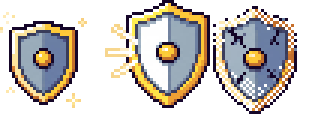
#> input picture assets/efeitos/escudo_3f.png, 105 x 38 px, given in place of escudo_3f.jpg, which was not available (shown 3 times larger)
$ python escudo.py assets/efeitos/escudo_3f.png
#> lines starting #> are read from the running program, lines starting #| are printed output that depends on the picture; after the words box and inside, x2 and y2 are one past the last pixel; in counts of white or black regions, pixels touching at a corner belong together
### preparar_assets.py
"""Prepara os assets de "As Crônicas de Lua" a partir das imagens brutas (fundo branco).

Para cada imagem:
  1. tira o fundo branco por preenchimento a partir das bordas (o branco de dentro
     do personagem, como olhos e brilhos, fica);
  2. separa cada figura (componentes conectados);
  3. detecta o tamanho do "pixel" da arte e reamostra no grid nativo, 1 pixel da
     arte = 1 pixel do PNG (o mod amplia 2x/3x sem suavizar);
  4. reduz as cores para uma paleta por folha, limpando o ruído do JPEG;
  5. salva PNGs transparentes em ./assets e uma folha de prévia.

Uso: python preparar_assets.py
"""
from pathlib import Path
import json
import sys
import numpy as np
from PIL import Image
from scipy import ndimage as nd

RAIZ = Path(__file__).parent
BRUTOS = RAIZ / "assets-brutos"
SAIDA = RAIZ / "assets"

# Cada folha: arquivo bruto, nº de cores da paleta e as peças a extrair.
# Peças são escolhidas pelo centro aproximado (x, y) na imagem bruta.
FOLHAS = {
    "lua": {
        "arquivo": "lua_turnaround.jpg",
        "cores": 32,
        "limpar_halo": True,
        "limpar_pes": True,
        "pixel": 7.95,        # medido nas 5 vistas; fixo para nenhuma vista desandar
        "pecas": {
            "lua/lua_frente.png": (230, 650),
            "lua/lua_lado.png": (660, 650),
            "lua/lua_costas.png": (1090, 650),
            "lua/lua_frente_grande.png": (330, 1500),
            "lua/lua_costas_grande.png": (990, 1500),
        },
    },
    "ui": {
        "arquivo": "ui_level_barras.jpg",
        "cores": 32,
        "pecas": {
            "ui/nivel_estrela_lv.png": (730, 300),
            "ui/nivel_estrela.png": (1260, 300),
            # a moldura vazia vira a base das molduras de nível; "1" e "99" ficam
            # só como referência do estilo dos dígitos
            "_moldura_nivel": (650, 750),
            "_moldura_1": (1000, 750),
            "_moldura_99": (1350, 750),
            # "_" = só referência, não é salva: dela sai apenas a gema
            "_barra_cheia": (1000, 1120),
            "ui/barra_trilho.png": (1000, 1340),
        },
    },
}


# Chefões: uma folha de turnaround cada, vistas encontradas automaticamente.
CHEFOES = {
    # vespera_v4.jpeg (25/11/2026, 3ª rodada): no pixel da Lua, sem teia (as teias
    # da luta saem de teia_vespera.py --luta)
    "vespera": "vespera_v4.jpeg",
    "dama_penumbra": "dama_penumbra.jpg",
    # golem_obsidiana_v5.jpeg (25/11/2026, 3ª rodada): no pixel da Lua (5,73 px no
    # bruto); o v2..v4 vieram com o pixel 2x
    "golem_obsidiana": "golem_obsidiana_v5.jpeg",
    "leviata": "leviata.jpg",
    "ignis": "ignis.jpg",
    "relojoeiro": "relojoeiro_v4.jpeg",  # v4 (25/11/2026): no tamanho de pixel da Lua, sem ampliar
    "sir_solis": "sir_solis.jpg",
    "rei_espelho": "rei_espelho.jpg",
    "nebula": "nebula_v2.jpeg",  # v2 (25/11/2026): mais detalhe, no pixel da Lua, sem ampliar
    "malakor": "malakor_v3.jpeg",  # v3 (25/11/2026): fundo escuro, já no porte final
}
# Ampliação de pixel art (Scale2x/Scale3x) por chefão, para o porte combinar com
# a história. 1 = tamanho nativo. A Lua tem 84 px.
AMPLIAR = {
    # mesmo porte da Lua (tamanho nativo): sir_solis (rival), rei_espelho (cópia
    # da Lua), dama_penumbra (feiticeira humana)
    # relojoeiro: 1 (o v4 já vem no porte final; o v3 era 41 -> 123 px com "vizinho")
    "ignis": 2,            # 56 -> 112 px: ave gigante
    "leviata": 2,          # 69 -> 138 px: serpente gigante
    # nebula: 1 (o v2 já vem no porte final; o v1 era 92 -> 184 com Scale2x)
    # malakor: 1 (o v3 já vem com ~169 px; o original era 90 -> 180 com Scale2x)
}
# Como ampliar: "pixelart" (Scale2x/3x, arredonda diagonais) ou "vizinho"
# (bloco exato). O Relojoeiro usa "vizinho": no Scale3x o óculos e o rosto
# ficaram deformados, e o desenho dele fica melhor com os pixels exatos.
METODO_AMPLIAR = {}  # (o Relojoeiro v3 usava "vizinho"; o v4 não amplia)
# Folhas de fundo escuro liso (#2b2233, pedidas assim nos prompts v2/v3)
FUNDO_ESCURO = {"malakor", "relojoeiro", "nebula", "golem_obsidiana", "vespera"}
# A folha do Golem v2 veio com uma lua e nuvens no fundo, acima da linha 320
# (o Golem começa na 355): tudo acima desta linha é fundo
# (com o Golem v2 de volta: {"golem_obsidiana": 340}, e ele em FUNDO_ESCURO)
IGNORAR_ACIMA: dict = {}
for _nome, _arquivo in CHEFOES.items():
    FOLHAS[f"chefao_{_nome}"] = {
        "arquivo": f"chefoes/{_arquivo}", "auto": True, "pasta": f"chefoes/{_nome}",
        "nome": _nome, "cores": 32, "limpar_halo": _nome != "malakor",
        # Malakor v3: folha de fundo escuro (#2b2233), pedida assim para o contraste
        # com o Eclipse. limpar_halo tiraria as pedrinhas cinzas (cinza neutro).
        "fundo_escuro": _nome in FUNDO_ESCURO,
        # vãos fechados da cor do fundo também são fundo (anéis do Malakor); no
        # Relojoeiro a calça escura tem quase a cor do fundo e sumia
        "vaos": True if _nome == "malakor" else "cor" if _nome in ("relojoeiro", "nebula", "golem_obsidiana", "vespera") else False,
        "ignorar_acima": IGNORAR_ACIMA.get(_nome, 0),
        # a Vespera v1 trazia teias ruidosas para trocar; a v4 vem sem teia
        "teia_redesenhada": _nome == "vespera" and _arquivo == "vespera.jpg",
        "ampliar": AMPLIAR.get(_nome, 1),
        "metodo_ampliar": METODO_AMPLIAR.get(_nome, "pixelart"),
    }


# [22 lines left out: function mascara_fundo_escuro, not called in this run]


def mascara_fundo(rgb):
    """Fundo = regiões claras e sem cor que tocam a borda da imagem."""
    claro = (rgb.min(2) > 205) & (np.ptp(rgb, axis=2) < 40)
    rot, _ = nd.label(claro)
    borda = np.unique(np.r_[rot[0], rot[-1], rot[:, 0], rot[:, -1]])
    return np.isin(rot, borda[borda > 0])


def grupos(frente, dilatacao):
    rot, _ = nd.label(nd.binary_dilation(frente, iterations=dilatacao))
    return rot


# [82 lines left out: functions detectar_grid, reamostrar, limpar_pes, limpar_halo, not called in this run]


def recortar(cor, alfa):
    ys, xs = np.nonzero(alfa)
    return cor[ys.min():ys.max() + 1, xs.min():xs.max() + 1], alfa[ys.min():ys.max() + 1, xs.min():xs.max() + 1]


# [32 lines left out: functions quantizar, processar, not called in this run]


def recorte(m):
    sl = nd.find_objects(m.astype(int))[0]
    return (slice(max(0, sl[0].start - 2), sl[0].stop + 2), slice(max(0, sl[1].start - 2), sl[1].stop + 2))


# [101 lines left out: functions extrair, processar_auto, not called in this run]


# Preenchimentos das barras: (escuro, meio, claro) em degraus, estilo pixel art.
# O degradê da imagem original não é pixel art e "listra" ao reduzir as cores,
# então o preenchimento é gerado aqui, um por barra do jogo.
PREENCHIMENTOS = {
    "xp": ["#5a2fb8", "#8a3fd0", "#c04fc0", "#f07ab0", "#ffc94a", "#fee849"],
    # dourado pálido: o "luz" do luar (escolha do usuário em 22/11/2026; era azul, parecia mana)
    "luz": ["#8a6a2a", "#b8913a", "#e0bb55", "#f5d98a", "#fcefc0", "#fffbe8"],
    "mana": ["#24308f", "#2f46c4", "#4b63f0", "#6f7dff", "#9a8cff", "#c2a8ff"],
    "mochila": ["#7a3a16", "#a5531f", "#cf7a2a", "#e8a03a", "#f7c55a", "#ffe08a"],
}


def hex_rgb(h):
    return np.array([int(h[i:i + 2], 16) for i in (1, 3, 5)], float)


# [66 lines left out: functions gerar_preenchimento, montar_barras, barra_composta, not called in this run]


# Dígitos do selo de nível: grade 3x6 em que cada célula vira 2x2 pixels
# (traço de 2 px, como o "1" e o "99" da arte original), depois contorno escuro.
DIGITOS = {
    "0": ["###", "#.#", "#.#", "#.#", "#.#", "###"],
    "1": [".#.", "##.", ".#.", ".#.", ".#.", "###"],
    "2": ["###", "..#", "..#", "###", "#..", "###"],
    "3": ["###", "..#", ".##", "..#", "..#", "###"],
    "4": ["#.#", "#.#", "#.#", "###", "..#", "..#"],
    "5": ["###", "#..", "###", "..#", "..#", "###"],
    "6": ["###", "#..", "###", "#.#", "#.#", "###"],
    "7": ["###", "..#", "..#", ".#.", ".#.", ".#."],
    "8": ["###", "#.#", "###", "#.#", "#.#", "###"],
    "9": ["###", "#.#", "#.#", "###", "..#", "###"],
}
# cantos arredondados (1 px) onde o traço faz curva
CANTOS = {"0": "nw ne sw se", "3": "nw sw", "6": "ne sw se", "8": "nw ne sw se", "9": "nw ne sw", "2": "nw", "5": "sw"}
COR_DIGITO, COR_CONTORNO, COR_SOMBRA = (254, 246, 207), (34, 21, 46), (17, 12, 42)  # cores do "99" original


# [132 lines left out: functions gerar_digito, alargar_moldura, montar_nivel, selo_nivel, vazar_teia, _vizinhos and 1 more, not called in this run]


# Vista usada na arena (o chefão fica à direita, olhando para a Lua) e se o mod
# espelha horizontalmente. A vista de 3/4 dá mais vida que a de frente.
ARENA = {
    "vespera": (2, True),
    "dama_penumbra": (2, True),
    "golem_obsidiana": (2, True),
    "leviata": (2, True),
    "ignis": (2, True),
    "relojoeiro": (2, True),
    "sir_solis": (2, True),
    "rei_espelho": (2, True),
    "nebula": (2, True),  # v2: 3/4 como os outros (o v1 usava a vista 5)
    "malakor": (2, True),  # v3: 3/4 como os outros (era de frente)
}


# [170 lines left out: functions info_chefoes, previa_arena, previa_chefoes, previa, so_um_chefao, main, not called in this run]


# [2 lines that do not run on import are left out]

### escudo.py
"""Escudo do chefão (defesa), 3 quadros, da arte do Nano Banana em assets-brutos/escudo/.

    .venv/bin/python escudo.py [--fator 1] [--previa previa_escudo.png] [--aplicar]

- Separa os 3 quadros (aparece, bloqueia, some) pelas colunas brancas entre eles,
  lê cada um no grid nativo do bruto, tira o fundo (o xadrez do quadro 3 que
  encosta no fundo vira transparente: é o efeito de sumir) e alinha os três
  pelo centro do botão dourado do escudo.
- Padrão: tamanho nativo (~36 px, perto da explosão de impacto, 31 px), sem
  redução: reduzir pela metade apagava o contorno, as linhas de impacto e o
  xadrez do quadro 3. `--fator 0.5` reduz (cores presas na paleta do escudo,
  contorno de 1 px refeito), se um dia precisar menor.
- No quadro 3 os pixels brancos do xadrez viram furos (o escudo quebra);
  `--sem-furos` mantém o branco do bruto.
- Sem --aplicar só gera a prévia; com --aplicar grava assets/efeitos/escudo_3f.png
  e a entrada "escudo" no efeitos.json.
"""
from pathlib import Path
import json
import sys

import numpy as np
from PIL import Image, ImageDraw
from scipy import ndimage as nd

from preparar_assets import mascara_fundo, detectar_grid, reamostrar, recortar
from trofeus import reduzir

AQUI = Path(__file__).parent
BRUTO = AQUI / "assets-brutos" / "escudo" / "escudo_3f.jpg"
EFEITOS = AQUI / "assets" / "efeitos"
MS_POR_QUADRO = [90, 120, 120]  # aparece rápido, segura o bloqueio, some


def quadros_nativos():
    rgb = np.asarray(Image.open(BRUTO).convert("RGB"))
    frente = ~mascara_fundo(rgb)
    # os 3 quadros: grupos de colunas separados por mais de 60 px de branco
    cols = np.nonzero(frente.any(0))[0]
    cortes = np.nonzero(np.diff(cols) > 60)[0]
    inicios = np.r_[cols[0], cols[cortes + 1]]
    fins = np.r_[cols[cortes], cols[-1]] + 1
    assert len(inicios) == 3, f"esperava 3 quadros, achei {len(inicios)}"
    saida = []
    for x0, x1 in zip(inicios, fins):
        linhas = np.nonzero(frente[:, x0:x1].any(1))[0]
        y0, y1 = linhas[0], linhas[-1] + 1
        sl = (slice(max(0, y0 - 4), y1 + 4), slice(max(0, x0 - 4), x1 + 4))
        g = detectar_grid(rgb[sl], frente[sl])
        cor, alfa = reamostrar(rgb[sl], frente[sl], g)
        cor, alfa = recortar(cor, alfa)
        saida.append((cor, alfa, g[0][0]))
    return saida


# [59 lines left out: functions quebrar, centro_do_botao, montar_tira, previa, not called in this run]


def main():
    args = sys.argv[1:]
    fator = float(args[args.index("--fator") + 1]) if "--fator" in args else 1.0
    arq_previa = args[args.index("--previa") + 1] if "--previa" in args else "previa_escudo.png"
    nativos = quadros_nativos()
#> in quadros_nativos, `rgb = np.asarray(Image.open(BRUTO).convert("RGB"))`:
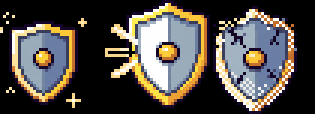
#> rgb: shape (38, 105, 3) (shown 3 times larger); mean R, G, B 81.5, 76.1, 70.2
#> in mascara_fundo, `claro = (rgb.min(2) > 205) & (np.ptp(rgb, axis=2) < 40)`:
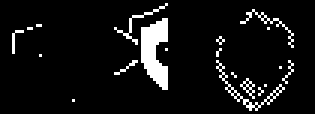
#> claro: shape (38, 105) bool (shown 3 times larger); 7.5% white; 20 white regions (16 under 20 px), largest, box (x1, y1, x2, y2) and area: (47, 6, 56, 30) 142, (72, 20, 95, 37) 44, (38, 1, 56, 15) 27, (80, 3, 98, 16) 27
#> in mascara_fundo, `rot, _ = nd.label(claro)`:
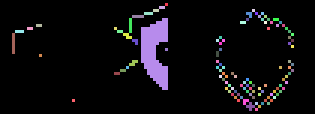
#> rot: shape (38, 105) int32 (shown 3 times larger); 118 distinct labels, from 0 to 117; one colour per label, 0 black
#> in mascara_fundo, `borda = np.unique(np.r_[rot[0], rot[-1], rot[:, 0], rot[:, -1]])`: borda = [0]
#> in mascara_fundo, `return np.isin(rot, borda[borda > 0])`: returned value: shape (38, 105) bool; every value is 0
#> in quadros_nativos, `frente = ~mascara_fundo(rgb)`: frente: shape (38, 105) bool; every value is 1
#> in quadros_nativos, `cols = np.nonzero(frente.any(0))[0]`: cols = 105 values from 0 to 104
#> in quadros_nativos, `cortes = np.nonzero(np.diff(cols) > 60)[0]`: cortes = empty array
#> in quadros_nativos, `inicios = np.r_[cols[0], cols[cortes + 1]]`: inicios = [0]
#> in quadros_nativos, `fins = np.r_[cols[cortes], cols[-1]] + 1`: fins = [105]
    if "--sem-furos" not in args:
        nativos[2] = quebrar(*nativos[2])
    pecas = [np.dstack([c, np.where(a, 255, 0).astype(np.uint8)]) if fator == 1 else reduzir(c, a, fator) for c, a, _ in nativos]
    tira, quadro = montar_tira(pecas)
    previa(tira, quadro, nativos, AQUI / arq_previa)
    print(f"pixel do bruto: {', '.join(f'{s:.1f}' for _, _, s in nativos)} px; nativos {[a.shape[::-1] for _, a, _ in nativos]}; quadro reduzido {quadro[0]}x{quadro[1]} px")
    print(f"prévia: {arq_previa}")
    if "--aplicar" in args:
        Image.fromarray(tira).save(EFEITOS / "escudo_3f.png")
        meta = json.loads((EFEITOS / "efeitos.json").read_text())
        meta["escudo"] = {"arquivo": "escudo_3f.png", "quadro": list(quadro), "quadros": 3, "ms_por_quadro": MS_POR_QUADRO}
        (EFEITOS / "efeitos.json").write_text(json.dumps(meta, ensure_ascii=False, indent=1) + "\n")
        print("gravado: assets/efeitos/escudo_3f.png e a entrada escudo no efeitos.json")


if __name__ == "__main__":
#> (the run stopped early here; a loop or call above may not have finished)
